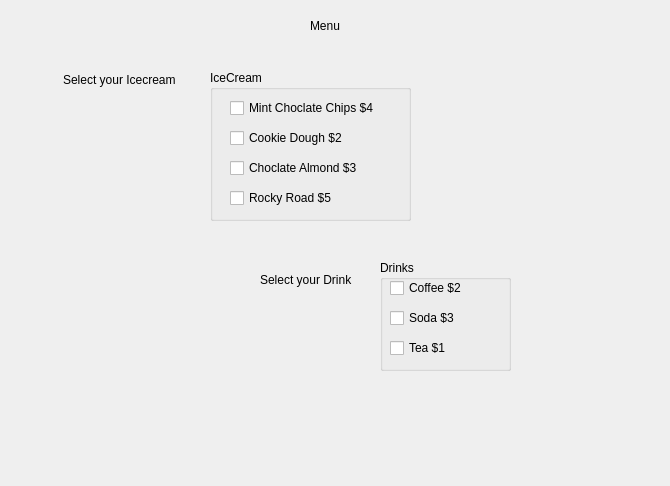
<?xml version="1.0" encoding="UTF-8"?>
<ui version="4.0">
 <class>Dialog</class>
 <widget class="QDialog" name="Dialog">
  <property name="geometry">
   <rect>
    <x>0</x>
    <y>0</y>
    <width>670</width>
    <height>486</height>
   </rect>
  </property>
  <property name="windowTitle">
   <string>Dialog</string>
  </property>
  <widget class="QLabel" name="label">
   <property name="geometry">
    <rect>
     <x>310</x>
     <y>20</y>
     <width>54</width>
     <height>12</height>
    </rect>
   </property>
   <property name="text">
    <string>Menu</string>
   </property>
  </widget>
  <widget class="QLabel" name="labelAmount">
   <property name="geometry">
    <rect>
     <x>100</x>
     <y>360</y>
     <width>121</width>
     <height>51</height>
    </rect>
   </property>
   <property name="text">
    <string/>
   </property>
   <property name="wordWrap">
    <bool>true</bool>
   </property>
  </widget>
  <widget class="QLabel" name="label_3">
   <property name="geometry">
    <rect>
     <x>260</x>
     <y>270</y>
     <width>121</width>
     <height>20</height>
    </rect>
   </property>
   <property name="text">
    <string>Select your Drink</string>
   </property>
  </widget>
  <widget class="QLabel" name="label_4">
   <property name="geometry">
    <rect>
     <x>63</x>
     <y>70</y>
     <width>131</width>
     <height>20</height>
    </rect>
   </property>
   <property name="text">
    <string>Select your Icecream</string>
   </property>
  </widget>
  <widget class="QGroupBox" name="groupBoxIceCreams">
   <property name="geometry">
    <rect>
     <x>210</x>
     <y>70</y>
     <width>201</width>
     <height>151</height>
    </rect>
   </property>
   <property name="title">
    <string>IceCream</string>
   </property>
   <widget class="QCheckBox" name="checkBoxChoclateChips">
    <property name="geometry">
     <rect>
      <x>20</x>
      <y>30</y>
      <width>151</width>
      <height>16</height>
     </rect>
    </property>
    <property name="text">
     <string>Mint Choclate Chips $4</string>
    </property>
   </widget>
   <widget class="QCheckBox" name="checkBoxCookieDough">
    <property name="geometry">
     <rect>
      <x>20</x>
      <y>60</y>
      <width>161</width>
      <height>16</height>
     </rect>
    </property>
    <property name="text">
     <string>Cookie Dough $2</string>
    </property>
   </widget>
   <widget class="QCheckBox" name="checkBoxChoclateAlmond">
    <property name="geometry">
     <rect>
      <x>20</x>
      <y>90</y>
      <width>151</width>
      <height>16</height>
     </rect>
    </property>
    <property name="text">
     <string>Choclate Almond $3</string>
    </property>
   </widget>
   <widget class="QCheckBox" name="checkBoxRockyRoad">
    <property name="geometry">
     <rect>
      <x>20</x>
      <y>120</y>
      <width>121</width>
      <height>16</height>
     </rect>
    </property>
    <property name="text">
     <string>Rocky Road $5</string>
    </property>
   </widget>
  </widget>
  <widget class="QGroupBox" name="groupBoxDrinks">
   <property name="geometry">
    <rect>
     <x>380</x>
     <y>260</y>
     <width>131</width>
     <height>111</height>
    </rect>
   </property>
   <property name="title">
    <string>Drinks</string>
   </property>
   <widget class="QCheckBox" name="checkBoxCoffee">
    <property name="geometry">
     <rect>
      <x>10</x>
      <y>20</y>
      <width>91</width>
      <height>16</height>
     </rect>
    </property>
    <property name="text">
     <string>Coffee $2</string>
    </property>
   </widget>
   <widget class="QCheckBox" name="checkBoxSoda">
    <property name="geometry">
     <rect>
      <x>10</x>
      <y>50</y>
      <width>71</width>
      <height>16</height>
     </rect>
    </property>
    <property name="text">
     <string>Soda $3</string>
    </property>
   </widget>
   <widget class="QCheckBox" name="checkBoxTea">
    <property name="geometry">
     <rect>
      <x>10</x>
      <y>80</y>
      <width>71</width>
      <height>16</height>
     </rect>
    </property>
    <property name="text">
     <string>Tea $1</string>
    </property>
   </widget>
  </widget>
 </widget>
 <resources/>
 <connections/>
</ui>
